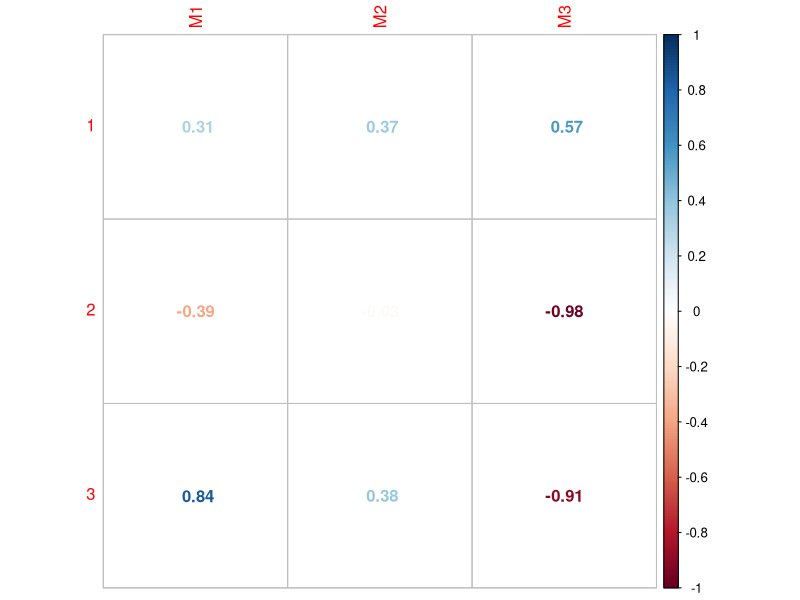
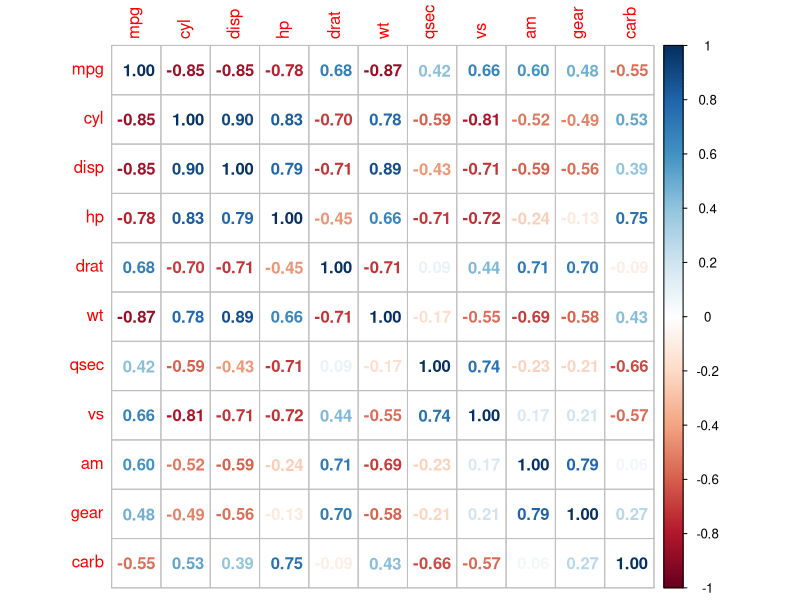

Source code (R) for these figures, in order:
Corrplot_R <- function(M, method, fname) {
  library(corrplot)
  
  #dev.off()	# avoid permante flashing-up when using gretl
  #png(filename=fname, type="cairo", width=600, height=600, pointsize=14, bg=NA, res=96)
  corrplot(M, method=method)
  #dev.off()
  0
}


# Example
n <- 3
M1 <- runif(n,min=-1,max=1) 
M2 <- runif(n,min=-1,max=1) 
M3 <- runif(n,min=-1,max=1) 
dat <- cbind(M1,M2,M3)
Corrplot_R(dat, "number", 2)

library(corrplot)
M <- cor(mtcars)
corrplot(M, method = "number")
